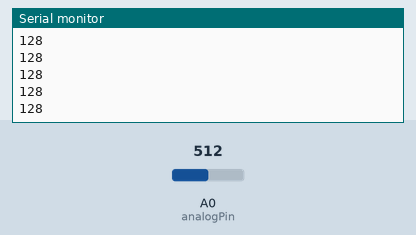
Simulated run of this sketch. Board: Arduino Uno, built with avr-gcc and run on an emulated ATmega328P. Parts: the last lines printed to the serial monitor. The inputs (shaded band) are chosen by the test bench; at power-on: A0 (analogPin) = 512.

Above: at 1.2 s.
1.3 s: A0 (analogPin) set to 716
At 1.32 s:
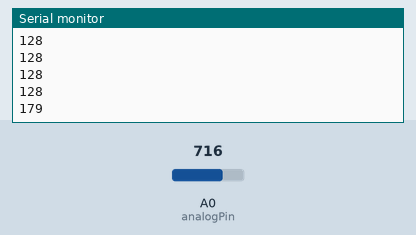
2.8 s: A0 (analogPin) set to 900
At 2.83 s:
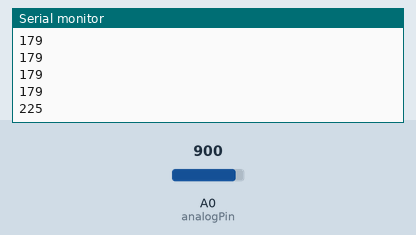
Timing chart, 0 to 5.8 s (numbered marks = the images above; inputs shaded):
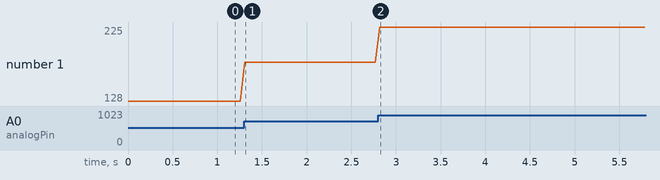

The sketch:

analogpin_code.ino
```cpp
int analogPin = A0;

void setup() {
  Serial.begin(9600);
}

void loop() {
  int analog_value = analogRead(analogPin);
  Serial.println(analog_value/4);
  delay(50);
}
```

Measured:
- after the input at 1.3 s, the serial monitor: prints a new line at once (image 1)
- after the input at 2.8 s, the serial monitor: prints a new line at once (image 2)
- plotted number 1: 128 → 179 after the input at 1.3 s, 179 → 225 after the input at 2.8 s
